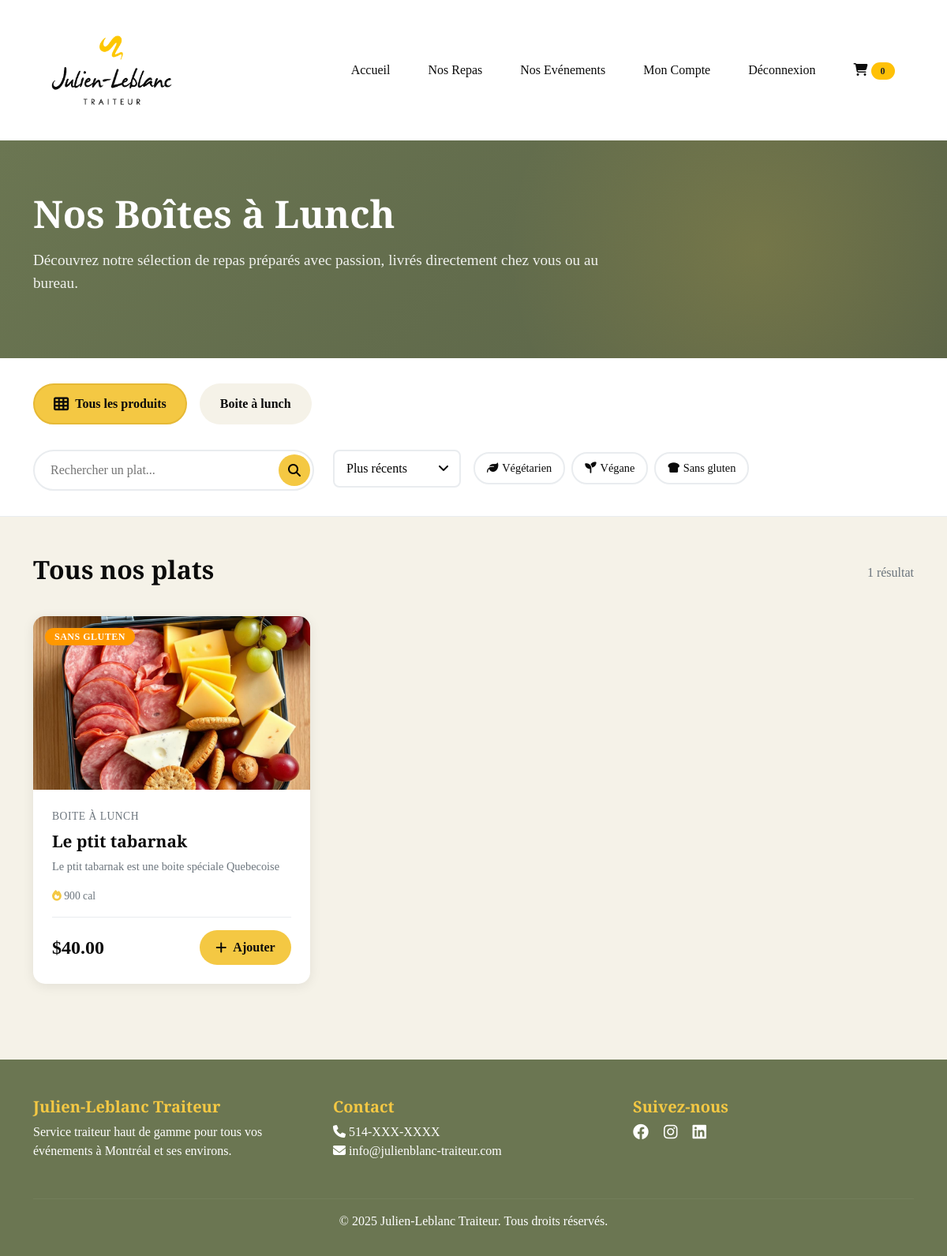
/shop-boites-a-lunch/ (signed in), run on an earlier commit of the app's database.
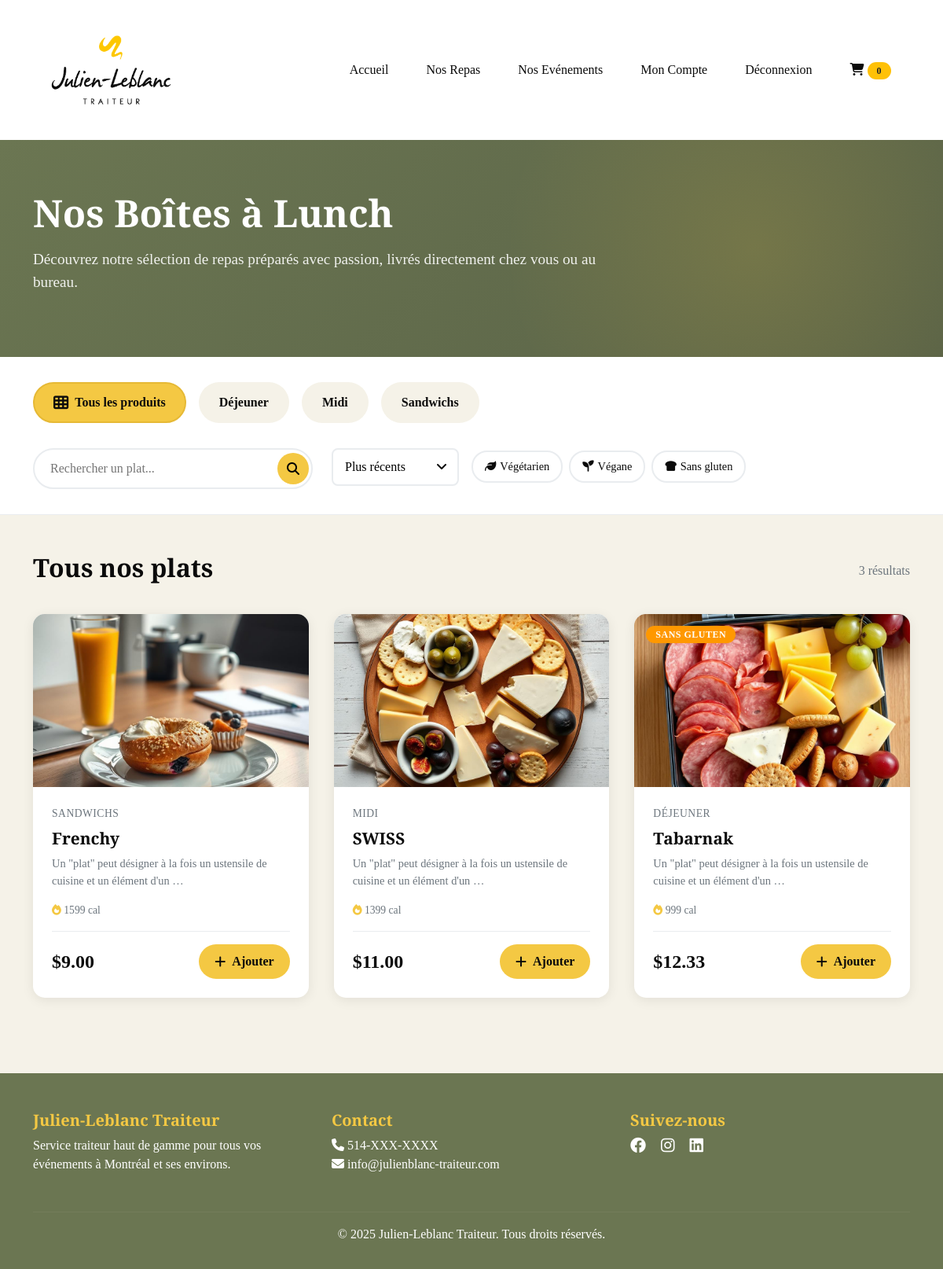
And on a later commit of the database.
### JLTsite/models.py (models this page shows, shortened)
class Category(models.Model):
    name = models.CharField(max_length=100)
    slug = models.SlugField(unique=True)
    description = models.TextField(blank=True)
    image = models.ImageField(upload_to='categories/', blank=True, null=True)
    is_active = models.BooleanField(default=True)
    order = models.IntegerField(default=0)
    created_at = models.DateTimeField(auto_now_add=True)
    class Meta:
        verbose_name = 'Catégorie'
        verbose_name_plural = 'Catégories'
        ordering = ['order', 'name']

class Product(models.Model):
    DISPONIBLE = 'disponible'
    RUPTURE = 'rupture'
    COMMANDE = 'sur_commande'
    STATUS_CHOICES = [
        (DISPONIBLE, 'Disponible'),
        (RUPTURE, 'Rupture de stock'),
        (COMMANDE, 'Sur commande'),
    ]
    name = models.CharField(max_length=200, verbose_name='Nom')
    slug = models.SlugField(unique=True)
    category = models.ForeignKey(Category, on_delete=models.CASCADE, related_name='products')
    description = models.TextField(verbose_name='Description')
    ingredients = models.TextField(verbose_name='Ingrédients', blank=True)
    allergens = models.CharField(max_length=500, blank=True, verbose_name='Allergènes')
    price = models.DecimalField(max_digits=10, decimal_places=2, verbose_name='Prix')
    promo_price = models.DecimalField(max_digits=10, decimal_places=2, null=True, blank=True, verbose_name='Prix promo')
    image = models.ImageField(upload_to='images/', verbose_name='Image principale')
    image_2 = models.ImageField(upload_to='images/', blank=True, null=True)
    image_3 = models.ImageField(upload_to='images/', blank=True, null=True)
    calories = models.IntegerField(null=True, blank=True)
    preparation_time = models.IntegerField(help_text='En minutes', null=True, blank=True)
    status = models.CharField(max_length=20, choices=STATUS_CHOICES, default=DISPONIBLE)
    stock = models.IntegerField(default=0, verbose_name='Stock disponible')
    min_order = models.IntegerField(default=1, verbose_name='Commande minimum')
    is_vegetarian = models.BooleanField(default=False, verbose_name='Végétarien')
    is_vegan = models.BooleanField(default=False, verbose_name='Végane')
    is_gluten_free = models.BooleanField(default=False, verbose_name='Sans gluten')
    is_featured = models.BooleanField(default=False, verbose_name='Mis en avant')
    is_active = models.BooleanField(default=True, verbose_name='Actif')
    created_at = models.DateTimeField(auto_now_add=True)
    updated_at = models.DateTimeField(auto_now=True)
    views_count = models.IntegerField(default=0)
    sales_count = models.IntegerField(default=0)
    class Meta:
        verbose_name = 'Produit'
        verbose_name_plural = 'Produits'
        ordering = ['-created_at']
    def get_price(self):
        return self.promo_price if self.promo_price else self.price
    def is_in_stock(self):
        return self.stock > 0 and self.status == self.DISPONIBLE

### JLTsite/views.py (the view)
# urls.py: path('shop-boites-a-lunch/', views.shop_view, name='shop_boites_lunch'),
@login_required(login_url='login')
def shop_view(request):
    category_slug = request.GET.get('category')
    search_query = request.GET.get('q')
    sort_by = request.GET.get('sort', '-created_at')
    dietary = request.GET.getlist('dietary')
    products = Product.objects.filter(is_active=True)
    if category_slug:
        products = products.filter(category__slug=category_slug)
    if search_query:
        products = products.filter(
            Q(name__icontains=search_query) |
            Q(description__icontains=search_query) |
            Q(ingredients__icontains=search_query)
        )
    if 'vegetarian' in dietary:
        products = products.filter(is_vegetarian=True)
    if 'vegan' in dietary:
        products = products.filter(is_vegan=True)
    if 'gluten_free' in dietary:
        products = products.filter(is_gluten_free=True)
    if sort_by == 'price_asc':
        products = products.order_by('price')
    elif sort_by == 'price_desc':
        products = products.order_by('-price')
    elif sort_by == 'popular':
        products = products.order_by('-sales_count')
    elif sort_by == 'rating':
        products = products.annotate(avg_rating=Avg('reviews__rating')).order_by('-avg_rating')
    else:
        products = products.order_by(sort_by)
    paginator = Paginator(products, 12)
    page = request.GET.get('page')
    products = paginator.get_page(page)
    categories = Category.objects.filter(is_active=True).order_by('order')
    featured_products = Product.objects.filter(
        is_active=True,
        is_featured=True
    ).order_by('-sales_count')[:4]
    context = {
        'products': products,
        'categories': categories,
        'featured_products': featured_products,
        'current_category': category_slug,
        'search_query': search_query,
        'sort_by': sort_by,
        'dietary': dietary,
    }
    return render(request, 'JLTsite/boiteslunch.html', context)

### JLTsite/templates/JLTsite/boiteslunch.html (shortened to what this page needs)
{% extends 'JLTsite/base.html' %}
{% load static %}
{% load humanize %}
{% block content %}
<section class="shop-hero">
    <div class="container">
        <div class="row align-items-center">
            <div class="col-lg-8">
                <h1 class="fade-in">Nos Boîtes à Lunch</h1>
                <p class="fade-in">Découvrez notre sélection de repas préparés avec passion, livrés directement chez vous ou au bureau.</p>
            </div>
        </div>
    </div>
</section>
<section class="filters-section">
    <div class="container">
        <div class="filter-tabs">
            <a href="{% url 'shop_boites_lunch' %}" class="filter-tab {% if not current_category %}active{% endif %}">
                <i class="fas fa-th"></i> Tous les produits
            </a>
            {% for category in categories %}
            <a href="?category={{ category.slug }}"
               class="filter-tab {% if current_category == category.slug %}active{% endif %}">
                {{ category.name }}
            </a>
            {% endfor %}
        </div>
        <div class="row">
            <div class="col-md-4">
                <div class="search-bar">
                    <form method="get" action="{% url 'shop_boites_lunch' %}">
                        <input type="text" name="q" placeholder="Rechercher un plat..."
                               value="{{ search_query|default:'' }}">
                        <button type="submit">
                            <i class="fas fa-search"></i>
                        </button>
                    </form>
                </div>
            </div>
            <div class="col-md-8">
                <div class="filter-options">
                    <div class="filter-dropdown">
                        <select name="sort" onchange="this.form.submit()">
                            <option value="-created_at" {% if sort_by == '-created_at' %}selected{% endif %}>
                                Plus récents
                            </option>
                        </select>
                    </div>
                    <div class="dietary-filters">
                        <label class="dietary-badge {% if 'vegetarian' in dietary %}active{% endif %}">
                            <i class="fas fa-leaf"></i> Végétarien
                        </label>
                        <label class="dietary-badge {% if 'vegan' in dietary %}active{% endif %}">
                            <i class="fas fa-seedling"></i> Végane
                        </label>
                        <label class="dietary-badge {% if 'gluten_free' in dietary %}active{% endif %}">
                            <i class="fas fa-bread-slice"></i> Sans gluten
                        </label>
                    </div>
                </div>
            </div>
        </div>
    </div>
</section>
<section class="products-section">
    <div class="container">
        <div class="section-header">
            <h2>{{ current_category|default:"Tous nos plats" }}</h2>
            <span class="results-count">{{ products.paginator.count }} résultat{{ products.paginator.count|pluralize }}</span>
        </div>
        {% if products %}
        <div class="products-grid">
            {% for product in products %}
            <div class="product-card">
                <div class="product-image">
                    {% if product.image %}
                    <img src="{{ product.image.url }}" alt="{{ product.name }}">
                    {% else %}
                    <img src="https://via.placeholder.com/300x220/F5F2E8/6B7652?text=JL+Traiteur" alt="{{ product.name }}">
                    {% endif %}
                    <div class="product-badges">
                        {% if product.is_gluten_free %}
                        <span class="badge badge-gluten-free">Sans gluten</span>
                        {% endif %}
                    </div>
                </div>
                <div class="product-info">
                    <div class="product-category">{{ product.category.name }}</div>
                    <a href="{% url 'product_detail' product.slug %}" class="product-name">
                        {{ product.name }}
                    </a>
                    <p class="product-description">{{ product.description|truncatewords:15 }}</p>
                    <div class="product-meta">
                        {% if product.calories %}
                        <span><i class="fas fa-fire"></i> {{ product.calories }} cal</span>
                        {% endif %}
                    </div>
                    <div class="product-footer">
                        <div class="product-price">
                            <span class="price-current">${{ product.get_price|floatformat:2 }}</span>
                        </div>
                        {% if product.is_in_stock %}
                        <button class="btn-add-cart" data-product-id="{{ product.id }}">
                            <i class="fas fa-plus"></i> Ajouter
                        </button>
                        {% else %}
                        <button class="btn-add-cart" disabled style="opacity: 0.5;">
                            Rupture
                        </button>
                        {% endif %}
                    </div>
                </div>
            </div>
            {% endfor %}
        </div>
        {% endif %}
    </div>
</section>
{% endblock %}

### JLTsite/templates/JLTsite/base.html (shortened to what this page needs)
{% load static %}
<!DOCTYPE html>
<html lang="fr">
<head>
    <link href="https://cdn.jsdelivr.net/npm/bootstrap@5.3.0/dist/css/bootstrap.min.css" rel="stylesheet">
    <link rel="stylesheet" href="https://cdnjs.cloudflare.com/ajax/libs/font-awesome/6.4.0/css/all.min.css">
</head>
<body>
    <nav class="navbar navbar-expand-lg">
        <div class="container">
            <a class="navbar-brand" href="{% url 'home' %}">
                <img src="{% static 'images/JLT_noir_jaune.png' %}" alt="Logo" class="logo-image" />
            </a>
            <div class="collapse navbar-collapse" id="navbarNav">
                <ul class="navbar-nav ms-auto">
                    <li class="nav-item">
                        <a class="nav-link" href="{% url 'home' %}">Accueil</a>
                    </li>
                    <li class="nav-item">
                        <a class="nav-link" href="{% url 'repas' %}">Nos Repas</a>
                    </li>
                    <li class="nav-item">
                        <a class="nav-link" href="{% url 'événements' %}">Nos Evénements</a>
                    </li>
                    {% if user.is_authenticated %}
                        <li class="nav-item">
                            <a class="nav-link" href="{% url 'customer_dashboard' %}">Mon Compte</a>
                        </li>
                        <li class="nav-item">
                            <a class="nav-link" href="{% url 'logout' %}">Déconnexion</a>
                        </li>
                    {% else %}
                        <li class="nav-item">
                            <a class="nav-link" href="{% url 'login' %}">Connexion</a>
                        </li>
                    {% endif %}
                    <li class="nav-item">
                        <a class="nav-link" href="{% url 'cart' %}">
                            <i class="fas fa-shopping-cart"></i>
                            <span class="badge bg-warning text-dark">0</span>
                        </a>
                    </li>
                </ul>
            </div>
        </div>
    </nav>
    <main class="flex-grow-1">
        {% block content %}{% endblock %}
    </main>
    <footer>
        <div class="container">
            <div class="row">
                <div class="col-md-4">
                    <h5 style="color: var(--jlt-yellow);">Julien-Leblanc Traiteur</h5>
                    <p>Service traiteur haut de gamme pour tous vos événements à Montréal et ses environs.</p>
                </div>
                <div class="col-md-4">
                    <h5 style="color: var(--jlt-yellow);">Contact</h5>
                    <p>
                        <i class="fas fa-phone"></i> 514-XXX-XXXX<br>
                        <i class="fas fa-envelope"></i> info@julienblanc-traiteur.com
                    </p>
                </div>
                <div class="col-md-4">
                    <h5 style="color: var(--jlt-yellow);">Suivez-nous</h5>
                    <div class="social-links">
                        <a href="#" style="color: white; margin-right: 15px;"><i class="fab fa-facebook fa-lg"></i></a>
                        <a href="#" style="color: white; margin-right: 15px;"><i class="fab fa-instagram fa-lg"></i></a>
                        <a href="#" style="color: white;"><i class="fab fa-linkedin fa-lg"></i></a>
                    </div>
                </div>
            </div>
            <hr style="border-color: rgba(255,255,255,0.2); margin: 2rem 0 1rem;">
            <div class="text-center">
                <p>&copy; 2025 Julien-Leblanc Traiteur. Tous droits réservés.</p>
            </div>
        </div>
    </footer>
</body>
</html>

What changed in the data, as far as the page shows it:
removed Category: name "Boite à lunch"
removed Product: image (picture), is_gluten_free "SANS GLUTEN", category.name "BOITE À LUNCH", name "Le ptit tabarnak", description "Le ptit tabarnak est une boite spéciale Quebecoise", calories "900", get_price "40.00"
added Category: name "Déjeuner"
added Category: name "Midi"
added Category: name "Sandwichs"
added Product: image (picture), category.name "SANDWICHS", name "Frenchy", description "Un \"plat\" peut désigner à la fois un ustensile de cuisine et un élément d'un …", calories "1599", get_price "9.00"
added Product: image (picture), category.name "MIDI", name "SWISS", description "Un \"plat\" peut désigner à la fois un ustensile de cuisine et un élément d'un …", calories "1399", get_price "11.00"
added Product: image (picture), is_gluten_free "SANS GLUTEN", category.name "DÉJEUNER", name "Tabarnak", description "Un \"plat\" peut désigner à la fois un ustensile de cuisine et un élément d'un …", calories "999", get_price "12.33"
Also different on the page:
{{ products.paginator.count }}: "1" → "3"
